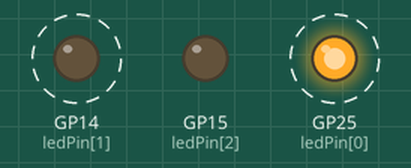
Simulated run of this program. Board: Raspberry Pi Pico running MicroPython. Parts: output pins drawn as LEDs (lit = HIGH). Dashed ring = blinking.

Above: at 0.2 s.
Timing chart, 0 to 4.6 s (numbered marks = the images above):
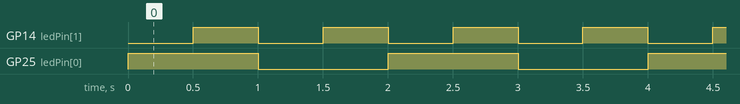

The program:

switch_Led_timer.py
```python
import machine
import time
from machine import Pin, Timer
from time import sleep

btn0 = machine.Pin (11,Pin.IN,Pin.PULL_UP)
ledPin = [Pin(25, Pin.OUT),Pin(14, Pin.OUT),Pin(15, Pin.OUT)]
t = Timer()

def tick(t):
    ledPin[1].toggle()

t.init(period=500, mode=Timer.PERIODIC, callback=tick)

while True :
    ledPin[0].toggle()
    sleep(1)
```

Measured:
- by itself, GP14 (ledPin[1]): alternates HIGH for 0.50 s and LOW for 0.50 s
- by itself, GP25 (ledPin[0]): alternates HIGH for 1.0 s and LOW for 1.0 s
- by itself, everything shown: repeats every 2.0 s, in 6 steps
